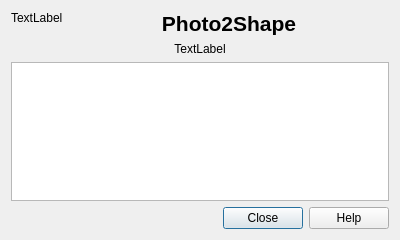
<?xml version="1.0" encoding="UTF-8"?>
<ui version="4.0">
 <class>Dialog</class>
 <widget class="QDialog" name="Dialog">
  <property name="geometry">
   <rect>
    <x>0</x>
    <y>0</y>
    <width>400</width>
    <height>240</height>
   </rect>
  </property>
  <property name="windowTitle">
   <string>About Photo2Shape</string>
  </property>
  <layout class="QGridLayout" name="gridLayout" columnstretch="0,5">
   <item row="0" column="0">
    <widget class="QLabel" name="lblLogo">
     <property name="text">
      <string>TextLabel</string>
     </property>
     <property name="alignment">
      <set>Qt::AlignLeading|Qt::AlignLeft|Qt::AlignTop</set>
     </property>
    </widget>
   </item>
   <item row="0" column="1">
    <widget class="QLabel" name="label">
     <property name="text">
      <string>&lt;!DOCTYPE HTML PUBLIC &quot;-//W3C//DTD HTML 4.0//EN&quot; &quot;http://www.w3.org/TR/REC-html40/strict.dtd&quot;&gt;
&lt;html&gt;&lt;head&gt;&lt;meta name=&quot;qrichtext&quot; content=&quot;1&quot; /&gt;&lt;style type=&quot;text/css&quot;&gt;
p, li { white-space: pre-wrap; }
&lt;/style&gt;&lt;/head&gt;&lt;body style=&quot; font-family:'Droid Sans'; font-size:10pt; font-weight:400; font-style:normal;&quot;&gt;
&lt;p align=&quot;center&quot; style=&quot; margin-top:0px; margin-bottom:0px; margin-left:0px; margin-right:0px; -qt-block-indent:0; text-indent:0px;&quot;&gt;&lt;span style=&quot; font-size:16pt; font-weight:600;&quot;&gt;Photo2Shape&lt;/span&gt;&lt;/p&gt;&lt;/body&gt;&lt;/html&gt;</string>
     </property>
     <property name="alignment">
      <set>Qt::AlignCenter</set>
     </property>
    </widget>
   </item>
   <item row="1" column="0" colspan="2">
    <widget class="QLabel" name="lblVersion">
     <property name="text">
      <string>TextLabel</string>
     </property>
     <property name="alignment">
      <set>Qt::AlignCenter</set>
     </property>
    </widget>
   </item>
   <item row="3" column="0" colspan="2">
    <widget class="QDialogButtonBox" name="buttonBox">
     <property name="orientation">
      <enum>Qt::Horizontal</enum>
     </property>
     <property name="standardButtons">
      <set>QDialogButtonBox::Close|QDialogButtonBox::Help</set>
     </property>
    </widget>
   </item>
   <item row="2" column="0" colspan="2">
    <widget class="QTextBrowser" name="textBrowser">
     <property name="readOnly">
      <bool>true</bool>
     </property>
     <property name="html">
      <string>&lt;!DOCTYPE HTML PUBLIC &quot;-//W3C//DTD HTML 4.0//EN&quot; &quot;http://www.w3.org/TR/REC-html40/strict.dtd&quot;&gt;
&lt;html&gt;&lt;head&gt;&lt;meta name=&quot;qrichtext&quot; content=&quot;1&quot; /&gt;&lt;style type=&quot;text/css&quot;&gt;
p, li { white-space: pre-wrap; }
&lt;/style&gt;&lt;/head&gt;&lt;body style=&quot; font-family:'Droid Sans'; font-size:10pt; font-weight:400; font-style:normal;&quot;&gt;
&lt;p style=&quot;-qt-paragraph-type:empty; margin-top:0px; margin-bottom:0px; margin-left:0px; margin-right:0px; -qt-block-indent:0; text-indent:0px; font-family:'Sans Serif'; font-size:9pt;&quot;&gt;&lt;br /&gt;&lt;/p&gt;&lt;/body&gt;&lt;/html&gt;</string>
     </property>
     <property name="textInteractionFlags">
      <set>Qt::LinksAccessibleByMouse|Qt::TextSelectableByMouse</set>
     </property>
    </widget>
   </item>
  </layout>
 </widget>
 <resources/>
 <connections>
  <connection>
   <sender>buttonBox</sender>
   <signal>accepted()</signal>
   <receiver>Dialog</receiver>
   <slot>accept()</slot>
   <hints>
    <hint type="sourcelabel">
     <x>248</x>
     <y>254</y>
    </hint>
    <hint type="destinationlabel">
     <x>157</x>
     <y>274</y>
    </hint>
   </hints>
  </connection>
  <connection>
   <sender>buttonBox</sender>
   <signal>rejected()</signal>
   <receiver>Dialog</receiver>
   <slot>reject()</slot>
   <hints>
    <hint type="sourcelabel">
     <x>316</x>
     <y>260</y>
    </hint>
    <hint type="destinationlabel">
     <x>286</x>
     <y>274</y>
    </hint>
   </hints>
  </connection>
 </connections>
</ui>
